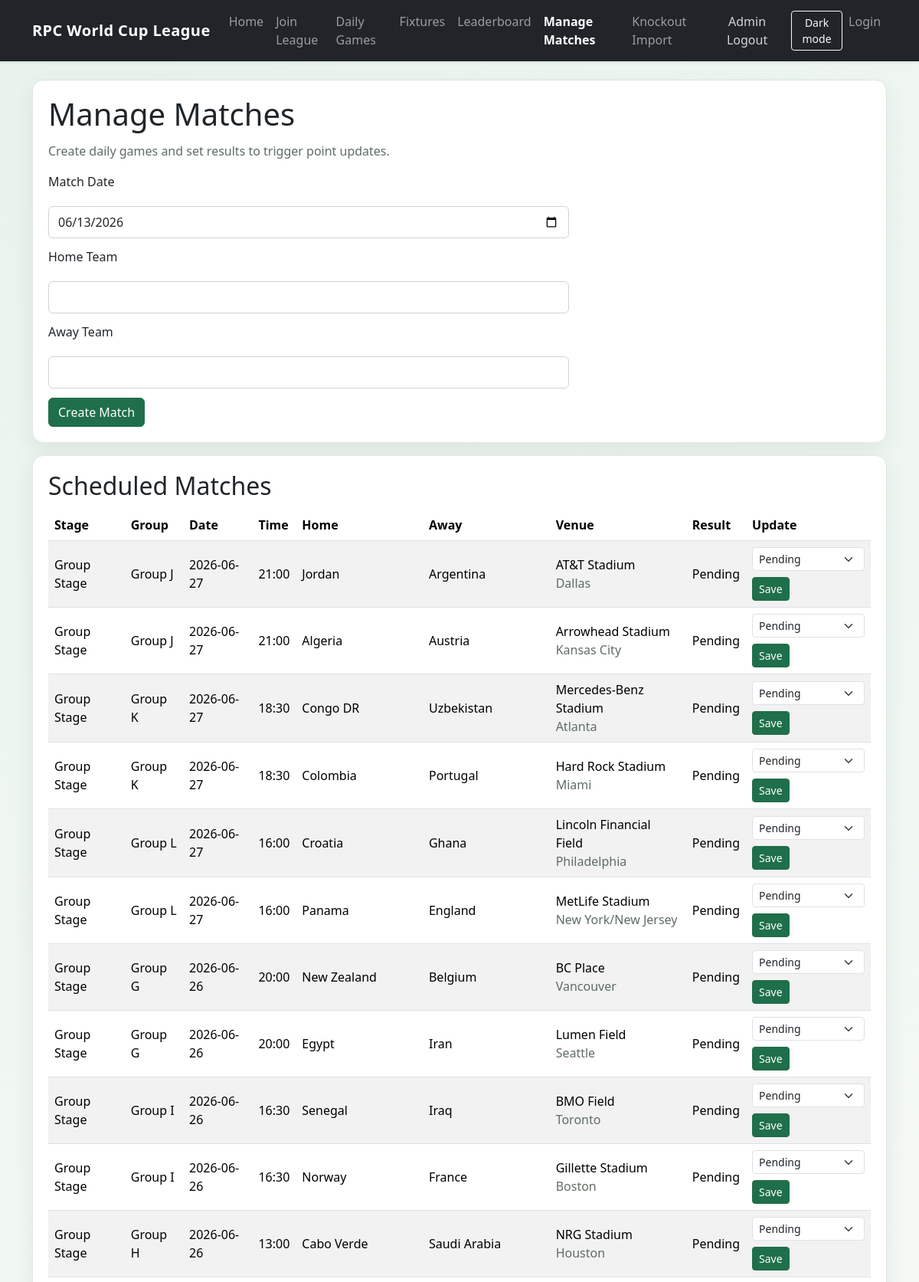
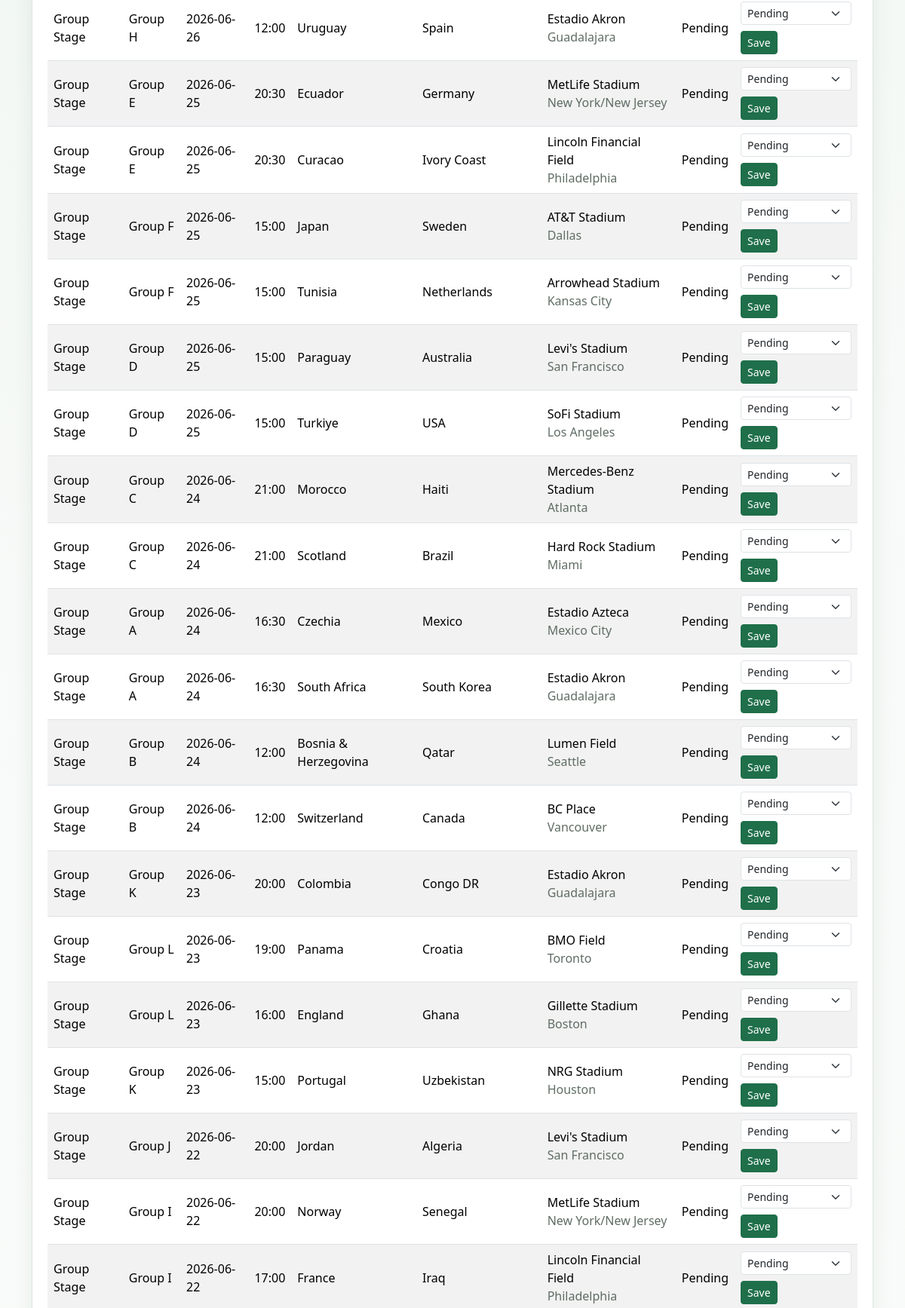
The app's page /league/manage-matches (signed in, upper part) with its own data (2 pictures, top to bottom).
### tables this page shows
CREATE TABLE IF NOT EXISTS league_matches (
    id INT UNSIGNED NOT NULL AUTO_INCREMENT,
    stage VARCHAR(50) NOT NULL DEFAULT 'Group Stage',
    group_name VARCHAR(20) NULL,
    match_date DATE NOT NULL,
    local_time TIME NULL,
    home_team VARCHAR(120) NOT NULL,
    away_team VARCHAR(120) NOT NULL,
    venue VARCHAR(190) NULL,
    venue_city VARCHAR(120) NULL,
    notes VARCHAR(255) NULL,
    result ENUM('home', 'away', 'draw') NULL,
    created_at DATETIME NOT NULL,
    updated_at DATETIME NOT NULL,
    PRIMARY KEY (id),
    KEY idx_league_matches_match_date (match_date),
    KEY idx_league_matches_stage_group (stage, group_name)
);

### app/Controllers/BaseController.php (called while the page is built, shortened)
<?php
abstract class BaseController
{
    protected function render(string $view, array $data = [], int $statusCode = 200): void
    {
        $appConfig = $this->appConfig;
        $url = static function (string $path = '') use ($appConfig): string {
            $baseUrl = rtrim((string) ($appConfig['base_url'] ?? ''), '/');
            if ($path === '') {
                return $baseUrl === '' ? '/' : $baseUrl . '/';
            }
            return ($baseUrl === '' ? '' : $baseUrl) . '/' . ltrim($path, '/');
        };
        require ROOT_PATH . '/app/Views/layouts/main.php';
    }
}

### app/Controllers/LeagueController.php (called while the page is built, shortened)
<?php
class LeagueController extends BaseController
{
    public function manageMatches(): void
    {
        $matchModel = new MatchModel($this->databaseConfig);
        $this->render('league.manage_matches', [
            'title' => 'Manage Matches',
            'errors' => [],
            'formData' => [
                'match_date' => date('Y-m-d'),
                'home_team' => '',
                'away_team' => '',
            ],
            'matches' => $matchModel->allOrdered(),
            'allowedResults' => MatchModel::allowedResults(),
        ]);
    }
}

### public/index.php (called while the page is built, shortened)
<?php
$appConfig = require ROOT_PATH . '/config/app.php';
$databaseConfig = require ROOT_PATH . '/config/database.php';
$requestMethod = $_SERVER['REQUEST_METHOD'] ?? 'GET';
$requestUriPath = (string) parse_url($_SERVER['REQUEST_URI'] ?? '/', PHP_URL_PATH);
$routePath = $requestUriPath !== '' ? $requestUriPath : '/';
$configuredBaseUrl = trim((string) ($appConfig['base_url'] ?? ''));
if ($configuredBaseUrl === '' || $configuredBaseUrl === '/') {
    $derivedBaseUrl = '';
    $appConfig['base_url'] = $derivedBaseUrl;
}
$routePath = '/' . trim($routePath, '/');
$router = new Router();
$router->get('/', [HomeController::class, 'index']);
        $router->get('/players', [PlayerController::class, 'index']);
$router->get('/health', [HomeController::class, 'health']);
$router->get('/players/create', [PlayerController::class, 'createForm']);
$router->post('/players', [PlayerController::class, 'store']);
$router->get('/players/{id}', [PlayerController::class, 'show']);
$router->get('/players/{id}/edit', [PlayerController::class, 'editForm']);
$router->post('/players/{id}/update', [PlayerController::class, 'update']);
$router->post('/players/{id}/delete', [PlayerController::class, 'destroy']);
$router->get('/league/login', [LeagueController::class, 'loginForm']);
$router->post('/league/login', [LeagueController::class, 'loginSubmit']);
$router->get('/league/join', [LeagueController::class, 'joinForm']);
$router->post('/league/join', [LeagueController::class, 'joinSubmit']);
$router->get('/league/daily', [LeagueController::class, 'dailyGames']);
$router->get('/league/fixtures', [LeagueController::class, 'fixtures']);
$router->post('/league/vote/{id}', [LeagueController::class, 'submitVote']);
$router->get('/league/leaderboard', [LeagueController::class, 'leaderboard']);
$router->get('/league/manage-matches', [LeagueController::class, 'manageMatches']);
$router->get('/league/admin-login', [LeagueController::class, 'adminLoginForm']);
$router->post('/league/admin-login', [LeagueController::class, 'adminLoginSubmit']);
$router->get('/league/knockout-import', [LeagueController::class, 'knockoutImportForm']);
$router->post('/league/admin-logout', [LeagueController::class, 'adminLogout']);
$router->post('/league/matches', [LeagueController::class, 'createMatch']);
$router->post('/league/knockout-import', [LeagueController::class, 'knockoutImportSubmit']);
$router->post('/league/matches/{id}/result', [LeagueController::class, 'setResult']);
$router->get('/league/logout', [LeagueController::class, 'logoutParticipant']);
$route = $router->dispatch($requestMethod, $routePath);
try {
    [$controllerClass, $actionMethod] = $route['handler'];
    $actionParams = $route['params'];
    $controller = match ($controllerClass) {
        HomeController::class => new HomeController($appConfig, $databaseConfig),
        PlayerController::class => new PlayerController($appConfig, $databaseConfig),
        LeagueController::class => new LeagueController($appConfig, $databaseConfig),
        default => new ErrorController($appConfig),
    };
    $controller->{$actionMethod}(...$actionParams);
} catch (Throwable $throwable) {
    $errorController = new ErrorController($appConfig);
    $errorController->serverError($throwable);
}

### app/Core/Router.php (called while the page is built, shortened)
<?php
final class Router
{
    private array $routes = [];
    public function add(string $method, string $path, array $handler): self
    {
        $normalizedMethod = strtoupper($method);
        $normalizedPath = $this->normalizePath($path);
        $this->routes[$normalizedMethod][] = [
            'path' => $normalizedPath,
            'pattern' => $this->compilePathPattern($normalizedPath),
            'handler' => $handler,
        ];
        return $this;
    }
    public function dispatch(string $method, string $path): ?array
    {
        $normalizedMethod = strtoupper($method);
        $normalizedPath = $this->normalizePath($path);
        foreach ($this->routes[$normalizedMethod] ?? [] as $route) {
            $matches = [];
            if (preg_match($route['pattern'], $normalizedPath, $matches) !== 1) {
                continue;
            }
            $params = [];
            return [
                'handler' => $route['handler'],
                'params' => $params,
            ];
        }
        return null;
    }
    private function normalizePath(string $path): string
    {
        $trimmedPath = trim($path);
        if ($trimmedPath === '' || $trimmedPath === '/') {
            return '/';
        }
        return '/' . trim($trimmedPath, '/');
    }
    private function compilePathPattern(string $path): string
    {
        $escaped = preg_quote($path, '#');
        $pattern = preg_replace('#\\\\\{([a-zA-Z_][a-zA-Z0-9_]*)\\\\\}#', '(?P<$1>[^/]+)', $escaped);
        return '#^' . $pattern . '$#';
    }
}

### app/Models/BaseModel.php (called while the page is built, shortened)
<?php
abstract class BaseModel
{
    public function __construct(protected array $databaseConfig)
    {
        $this->connection = $this->createConnection();
    }
    protected function createConnection(): PDO
    {
        $driver = (string) ($this->databaseConfig['driver'] ?? 'mysql');
        $host = (string) ($this->databaseConfig['host'] ?? '127.0.0.1');
        $port = (int) ($this->databaseConfig['port'] ?? 3306);
        $database = (string) ($this->databaseConfig['database'] ?? '');
        $charset = (string) ($this->databaseConfig['charset'] ?? 'utf8mb4');
        $dsn = sprintf('%s:host=%s;port=%d;dbname=%s;charset=%s', $driver, $host, $port, $database, $charset);
        return new PDO(
            $dsn,
            (string) ($this->databaseConfig['username'] ?? ''),
            (string) ($this->databaseConfig['password'] ?? ''),
            [
                PDO::ATTR_ERRMODE => PDO::ERRMODE_EXCEPTION,
                PDO::ATTR_DEFAULT_FETCH_MODE => PDO::FETCH_ASSOC,
                PDO::ATTR_EMULATE_PREPARES => false,
            ]
        );
    }
}

### app/Models/MatchModel.php (called while the page is built, shortened)
<?php
class MatchModel extends BaseModel
{
    public function allOrdered(): array
    {
        $statement = $this->connection->prepare(
            'SELECT id, stage, group_name, match_date, local_time, home_team, away_team, venue, venue_city, notes, result, created_at, updated_at
             FROM league_matches
             ORDER BY match_date DESC, local_time DESC, id DESC'
        );
        $statement->execute();
        $rows = $statement->fetchAll();
        return $rows;
    }
}

### app/Views/league/manage_matches.php (the view, shortened to what this page needs)
<?php
$resultLabels = [
    'home' => 'Home Win',
    'away' => 'Away Win',
    'draw' => 'Draw',
];
?>
<section class="panel">
    <h1>Manage Matches</h1>
    <p class="muted">Create daily games and set results to trigger point updates.</p>
    <form method="post" action="<?= htmlspecialchars($url('league/matches'), ENT_QUOTES, 'UTF-8'); ?>" class="form-grid">
        <label class="form-label" for="match_date">Match Date</label>
        <input class="form-control" id="match_date" name="match_date" type="date" value="<?= htmlspecialchars($formData['match_date'], ENT_QUOTES, 'UTF-8'); ?>" required>
        <label class="form-label" for="home_team">Home Team</label>
        <input class="form-control" id="home_team" name="home_team" type="text" value="<?= htmlspecialchars($formData['home_team'], ENT_QUOTES, 'UTF-8'); ?>" required>
        <label class="form-label" for="away_team">Away Team</label>
        <input class="form-control" id="away_team" name="away_team" type="text" value="<?= htmlspecialchars($formData['away_team'], ENT_QUOTES, 'UTF-8'); ?>" required>
        <div>
            <button class="btn btn-success" type="submit">Create Match</button>
        </div>
    </form>
</section>
<section class="panel">
    <h2>Scheduled Matches</h2>
    <?php if ($matches === []): ?>
        <p>No matches available.</p>
    <?php else: ?>
        <div class="table-responsive">
            <table class="table table-striped table-hover align-middle">
            <thead>
            <tr>
                <th>Stage</th>
                <th>Group</th>
                <th>Date</th>
                <th>Time</th>
                <th>Home</th>
                <th>Away</th>
                <th>Venue</th>
                <th>Result</th>
                <th>Update</th>
            </tr>
            </thead>
            <tbody>
            <?php foreach ($matches as $match): ?>
                <tr>
                    <td><?= htmlspecialchars((string) $match['stage'], ENT_QUOTES, 'UTF-8'); ?></td>
                    <td><?= htmlspecialchars((string) ($match['group_name'] ?? ''), ENT_QUOTES, 'UTF-8'); ?></td>
                    <td><?= htmlspecialchars((string) $match['match_date'], ENT_QUOTES, 'UTF-8'); ?></td>
                    <td><?= htmlspecialchars(substr((string) ($match['local_time'] ?? ''), 0, 5), ENT_QUOTES, 'UTF-8'); ?></td>
                    <td><?= htmlspecialchars((string) $match['home_team'], ENT_QUOTES, 'UTF-8'); ?></td>
                    <td><?= htmlspecialchars((string) $match['away_team'], ENT_QUOTES, 'UTF-8'); ?></td>
                    <td>
                        <?= htmlspecialchars((string) ($match['venue'] ?? ''), ENT_QUOTES, 'UTF-8'); ?>
                        <?php if ((string) ($match['venue_city'] ?? '') !== ''): ?>
                            <br><span class="muted"><?= htmlspecialchars((string) $match['venue_city'], ENT_QUOTES, 'UTF-8'); ?></span>
                        <?php endif; ?>
                    </td>
                    <td><?= htmlspecialchars((string) ($resultLabels[(string) ($match['result'] ?? '')] ?? 'Pending'), ENT_QUOTES, 'UTF-8'); ?></td>
                    <td>
                        <form method="post" action="<?= htmlspecialchars($url('league/matches/' . (string) ((int) $match['id']) . '/result'), ENT_QUOTES, 'UTF-8'); ?>" class="inline-form">
                            <select class="form-select form-select-sm" name="result">
                                <option value="">Pending</option>
                            </select>
                            <button class="btn btn-success btn-sm" type="submit">Save</button>
                        </form>
                    </td>
                </tr>
            <?php endforeach; ?>
            </tbody>
        </table>
        </div>
    <?php endif; ?>
</section>

### app/Views/layouts/main.php (style rules this page uses)
:root { --accent: #1f6f4a; --soft-bg: #f4f8f5; }
body { background: radial-gradient(circle at 5% 0%, #e8f3ec 0%, #f7faf8 35%, #ffffff 100%); }
.panel { background: #ffffff; border: 1px solid #dde7e0; border-radius: 0.9rem; box-shadow: 0 10px 28px rgba(23, 61, 42, 0.08); padding: 1.25rem; margin-bottom: 1rem; }
.panel h1, .panel h2 { margin-bottom: 0.75rem; }
.muted { color: #5f6d64; }
.inline-form { display: inline-flex; gap: 0.5rem; flex-wrap: wrap; align-items: center; }
.form-grid { display: grid; gap: 0.75rem; max-width: 680px; }
input, select, textarea, .form-grid input, .form-grid select, .form-grid textarea { display: block; width: 100%; padding: 0.5rem 0.75rem; font-size: 1rem; line-height: 1.5; color: #212529; background-color: #fff; border: 1px solid #ced4da; border-radius: 0.375rem; }
.btn-success { --bs-btn-bg: var(--accent); --bs-btn-border-color: var(--accent); --bs-btn-hover-bg: #18583b; --bs-btn-hover-border-color: #18583b; --bs-btn-active-bg: #134a32; --bs-btn-active-border-color: #134a32; }
table { width: 100%; }
.table { margin-bottom: 0; }
.table th, .table td { vertical-align: middle; }
.table-responsive { overflow-x: auto; }

### records on screen
league_matches: stage "Group Stage", group_name "Group J", match_date "2026-06-27", local_time "21:00", home_team "Jordan", away_team "Argentina", venue "AT&T Stadium", venue_city "Dallas", result "Pending"
league_matches: stage "Group Stage", group_name "Group J", match_date "2026-06-27", local_time "21:00", home_team "Algeria", away_team "Austria", venue "Arrowhead Stadium", venue_city "Kansas City", result "Pending"
league_matches: stage "Group Stage", group_name "Group K", match_date "2026-06-27", local_time "18:30", home_team "Congo DR", away_team "Uzbekistan", venue "Mercedes-Benz Stadium", venue_city "Atlanta", result "Pending"
league_matches: stage "Group Stage", group_name "Group K", match_date "2026-06-27", local_time "18:30", home_team "Colombia", away_team "Portugal", venue "Hard Rock Stadium", venue_city "Miami", result "Pending"
league_matches: stage "Group Stage", group_name "Group L", match_date "2026-06-27", local_time "16:00", home_team "Croatia", away_team "Ghana", venue "Lincoln Financial Field", venue_city "Philadelphia", result "Pending"
league_matches: stage "Group Stage", group_name "Group L", match_date "2026-06-27", local_time "16:00", home_team "Panama", away_team "England", venue "MetLife Stadium", venue_city "New York/New Jersey", result "Pending"
league_matches: stage "Group Stage", group_name "Group G", match_date "2026-06-26", local_time "20:00", home_team "New Zealand", away_team "Belgium", venue "BC Place", venue_city "Vancouver", result "Pending"
league_matches: stage "Group Stage", group_name "Group G", match_date "2026-06-26", local_time "20:00", home_team "Egypt", away_team "Iran", venue "Lumen Field", venue_city "Seattle", result "Pending"
league_matches: stage "Group Stage", group_name "Group I", match_date "2026-06-26", local_time "16:30", home_team "Senegal", away_team "Iraq", venue "BMO Field", venue_city "Toronto", result "Pending"
league_matches: stage "Group Stage", group_name "Group I", match_date "2026-06-26", local_time "16:30", home_team "Norway", away_team "France", venue "Gillette Stadium", venue_city "Boston", result "Pending"
league_matches: stage "Group Stage", group_name "Group H", match_date "2026-06-26", local_time "13:00", home_team "Cabo Verde", away_team "Saudi Arabia", venue "NRG Stadium", venue_city "Houston", result "Pending"
league_matches: stage "Group Stage", group_name "Group H", match_date "2026-06-26", local_time "12:00", home_team "Uruguay", away_team "Spain", venue "Estadio Akron", venue_city "Guadalajara", result "Pending"
league_matches: stage "Group Stage", group_name "Group E", match_date "2026-06-25", local_time "20:30", home_team "Ecuador", away_team "Germany", venue "MetLife Stadium", venue_city "New York/New Jersey", result "Pending"
league_matches: stage "Group Stage", group_name "Group E", match_date "2026-06-25", local_time "20:30", home_team "Curacao", away_team "Ivory Coast", venue "Lincoln Financial Field", venue_city "Philadelphia", result "Pending"
league_matches: stage "Group Stage", group_name "Group F", match_date "2026-06-25", local_time "15:00", home_team "Japan", away_team "Sweden", venue "AT&T Stadium", venue_city "Dallas", result "Pending"
league_matches: stage "Group Stage", group_name "Group F", match_date "2026-06-25", local_time "15:00", home_team "Tunisia", away_team "Netherlands", venue "Arrowhead Stadium", venue_city "Kansas City", result "Pending"
league_matches: stage "Group Stage", group_name "Group D", match_date "2026-06-25", local_time "15:00", home_team "Paraguay", away_team "Australia", venue "Levi's Stadium", venue_city "San Francisco", result "Pending"
league_matches: stage "Group Stage", group_name "Group D", match_date "2026-06-25", local_time "15:00", home_team "Turkiye", away_team "USA", venue "SoFi Stadium", venue_city "Los Angeles", result "Pending"
league_matches: stage "Group Stage", group_name "Group C", match_date "2026-06-24", local_time "21:00", home_team "Morocco", away_team "Haiti", venue "Mercedes-Benz Stadium", venue_city "Atlanta", result "Pending"
league_matches: stage "Group Stage", group_name "Group C", match_date "2026-06-24", local_time "21:00", home_team "Scotland", away_team "Brazil", venue "Hard Rock Stadium", venue_city "Miami", result "Pending"
league_matches: stage "Group Stage", group_name "Group A", match_date "2026-06-24", local_time "16:30", home_team "Czechia", away_team "Mexico", venue "Estadio Azteca", venue_city "Mexico City", result "Pending"
league_matches: stage "Group Stage", group_name "Group A", match_date "2026-06-24", local_time "16:30", home_team "South Africa", away_team "South Korea", venue "Estadio Akron", venue_city "Guadalajara", result "Pending"
league_matches: stage "Group Stage", group_name "Group B", match_date "2026-06-24", local_time "12:00", home_team "Bosnia & Herzegovina", away_team "Qatar", venue "Lumen Field", venue_city "Seattle", result "Pending"
league_matches: stage "Group Stage", group_name "Group B", match_date "2026-06-24", local_time "12:00", home_team "Switzerland", away_team "Canada", venue "BC Place", venue_city "Vancouver", result "Pending"
league_matches: stage "Group Stage", group_name "Group K", match_date "2026-06-23", local_time "20:00", home_team "Colombia", away_team "Congo DR", venue "Estadio Akron", venue_city "Guadalajara", result "Pending"
league_matches: stage "Group Stage", group_name "Group L", match_date "2026-06-23", local_time "19:00", home_team "Panama", away_team "Croatia", venue "BMO Field", venue_city "Toronto", result "Pending"
league_matches: stage "Group Stage", group_name "Group L", match_date "2026-06-23", local_time "16:00", home_team "England", away_team "Ghana", venue "Gillette Stadium", venue_city "Boston", result "Pending"
league_matches: stage "Group Stage", group_name "Group K", match_date "2026-06-23", local_time "15:00", home_team "Portugal", away_team "Uzbekistan", venue "NRG Stadium", venue_city "Houston", result "Pending"
league_matches: stage "Group Stage", group_name "Group J", match_date "2026-06-22", local_time "20:00", home_team "Jordan", away_team "Algeria", venue "Levi's Stadium", venue_city "San Francisco", result "Pending"
league_matches: stage "Group Stage", group_name "Group I", match_date "2026-06-22", local_time "20:00", home_team "Norway", away_team "Senegal", venue "MetLife Stadium", venue_city "New York/New Jersey", result "Pending"
league_matches: stage "Group Stage", group_name "Group I", match_date "2026-06-22", local_time "17:00", home_team "France", away_team "Iraq", venue "Lincoln Financial Field", venue_city "Philadelphia", result "Pending"
